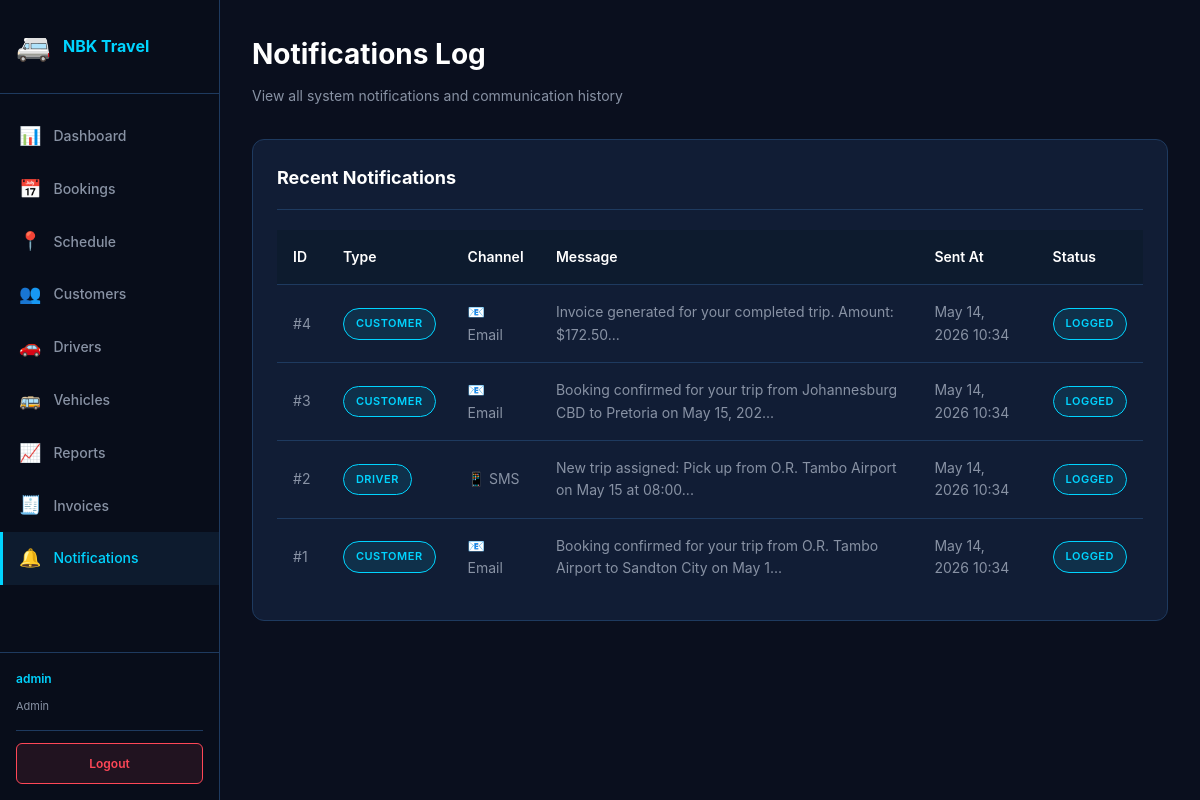
Screenshot of /notifications.php (signed in) with the database file from the repository.
### tables this page shows
CREATE TABLE IF NOT EXISTS notifications (
    notificationId INT PRIMARY KEY AUTO_INCREMENT,
    recipientType ENUM('customer','driver') NOT NULL,
    recipientId INT NOT NULL,
    bookingId INT NULL,
    channel ENUM('sms','email') NOT NULL,
    messageBody VARCHAR(500) NOT NULL,
    sentAt DATETIME DEFAULT CURRENT_TIMESTAMP,
    status ENUM('logged','failed') DEFAULT 'logged',
    
    FOREIGN KEY (bookingId) REFERENCES bookings(bookingId) ON DELETE CASCADE,
    
    INDEX idx_recipientId (recipientId),
    INDEX idx_sentAt (sentAt)
);

### notifications.php (the view, shortened to what this page needs)
<?php
require_once 'includes/db.php';
$notificationsResult = $conn->query("SELECT notificationId, recipientType, channel, messageBody, sentAt, status FROM notifications ORDER BY sentAt DESC LIMIT 100");
$notifications = [];
while ($row = $notificationsResult->fetch_assoc()) {
    $notifications[] = $row;
}
require_once 'includes/header.php';
?>
<div class="page-header">
    <h1>Notifications Log</h1>
    <p>View all system notifications and communication history</p>
</div>
<div class="card">
    <div class="card-header">
        <h2>Recent Notifications</h2>
    </div>
    <div class="card-body">
        <table>
            <thead>
                <tr>
                    <th>ID</th>
                    <th>Type</th>
                    <th>Channel</th>
                    <th>Message</th>
                    <th>Sent At</th>
                    <th>Status</th>
                </tr>
            </thead>
            <tbody>
                <?php foreach ($notifications as $notification): ?>
                <tr>
                    <td>#<?php echo $notification['notificationId']; ?></td>
                    <td>
                        <span class="badge" style="background: rgba(0, 212, 255, 0.1); color: #00d4ff; border: 1px solid #00d4ff;">
                            <?php echo ucfirst($notification['recipientType']); ?>
                        </span>
                    </td>
                    <td>
                        <?php if ($notification['channel'] === 'sms'): ?>
                            <span>📱 SMS</span>
                        <?php elseif ($notification['channel'] === 'email'): ?>
                            <span>📧 Email</span>
                        <?php else: ?>
                            <span>🔔 System</span>
                        <?php endif; ?>
                    </td>
                    <td><?php echo htmlspecialchars(substr($notification['messageBody'], 0, 80)); ?>...</td>
                    <td><?php echo date('M d, Y H:i', strtotime($notification['sentAt'])); ?></td>
                    <td>
                        <span class="badge <?php echo $notification['status'] === 'logged' ? 'badge-confirmed' : 'badge-danger'; ?>">
                            <?php echo ucfirst($notification['status']); ?>
                        </span>
                    </td>
                </tr>
                <?php endforeach; ?>
            </tbody>
        </table>
    </div>
</div>
<?php require_once 'includes/footer.php'; ?>

### assets/css/style.css (style rules this page uses)
:root { --bg-primary: #0a0f1e; --bg-panel: #0d1b2e; --bg-card: #111d35; --accent: #00d4ff; --accent-hover: #00b8d9; --accent-glow: 0 0 20px rgba(0,212,255,0.3); --danger: #ff4757; --success: #2ed573; --warning: #ffa502; --text-primary: #ffffff; --text-secondary: #8892a4; --border: #1e3a5f; --border-accent: rgba(0,212,255,0.25); }
* { margin: 0; padding: 0; box-sizing: border-box; }
html, body { background: var(--bg-primary); color: var(--text-primary); font-family: -apple-system, BlinkMacSystemFont, 'Segoe UI', 'Roboto', sans-serif; line-height: 1.6; }
body { display: flex; }
.page-header { margin-bottom: 32px; }
.page-header h1 { font-size: 28px; font-weight: 700; margin-bottom: 8px; }
.page-header p { color: var(--text-secondary); font-size: 14px; }
.card { background: var(--bg-card); border: 1px solid var(--border); border-radius: 12px; padding: 24px; margin-bottom: 24px; }
.card-header { display: flex; justify-content: space-between; align-items: center; margin-bottom: 20px; padding-bottom: 16px; border-bottom: 1px solid var(--border); }
.card-header h2 { font-size: 18px; font-weight: 700; margin: 0; }
.card-body { margin-bottom: 0; }
table { width: 100%; border-collapse: collapse; font-size: 14px; }
thead { background: var(--bg-panel); border-bottom: 1px solid var(--border); }
th { padding: 16px; text-align: left; font-weight: 600; color: var(--text-primary); }
td { padding: 16px; border-bottom: 1px solid var(--border); color: var(--text-secondary); }
tbody tr:last-child td { border-bottom: none; }
.badge { display: inline-block; padding: 6px 12px; border-radius: 20px; font-size: 11px; font-weight: 600; text-transform: uppercase; letter-spacing: 0.5px; }
.badge-confirmed { background: rgba(0, 212, 255, 0.1); color: var(--accent); border: 1px solid var(--accent); }

### rows the page displays
notifications: notificationId "4", recipientType "CUSTOMER", channel "📧 Email", messageBody "Invoice generated for your completed trip. Amount: $172.50", sentAt "May 14, 2026 10:34", status "LOGGED"
notifications: notificationId "3", recipientType "CUSTOMER", channel "📧 Email", messageBody "Booking confirmed for your trip from Johannesburg CBD to Pretoria on May 15, 202", sentAt "May 14, 2026 10:34", status "LOGGED"
notifications: notificationId "2", recipientType "DRIVER", channel "📱 SMS", messageBody "New trip assigned: Pick up from O.R. Tambo Airport on May 15 at 08:00", sentAt "May 14, 2026 10:34", status "LOGGED"
notifications: notificationId "1", recipientType "CUSTOMER", channel "📧 Email", messageBody "Booking confirmed for your trip from O.R. Tambo Airport to Sandton City on May 1", sentAt "May 14, 2026 10:34", status "LOGGED"

### other values shown
$_SESSION['username'] "admin"
$_SESSION['role'] "Admin"
